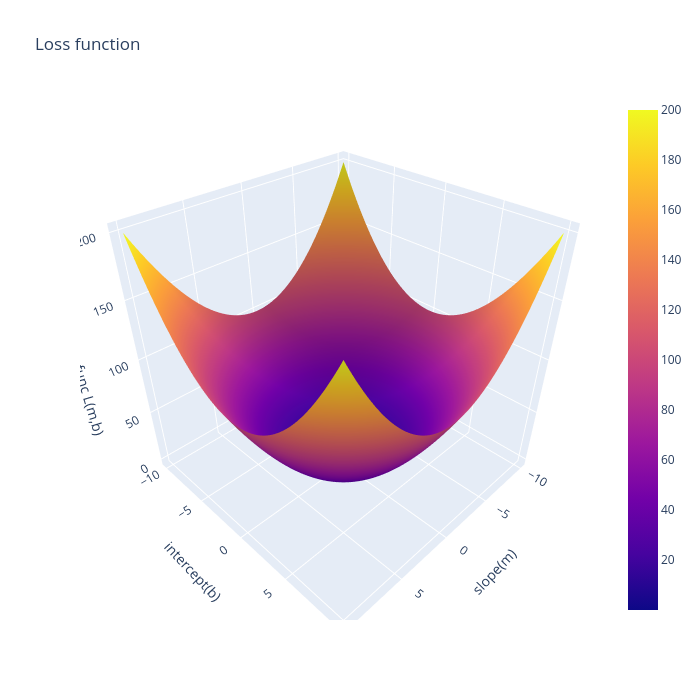

Notebook cell for this chart:
### Code cell
x = np.linspace(-10,10,100)
y = np.linspace(-10,10,100)
xx ,yy = np.meshgrid(x,y)
z = xx**2 + yy**2 

trace = go.Surface(x=x,y=y,z=z)
data = [trace]
layout = go.Layout(title='Loss function' ,width=700,height=700, 
                scene=dict(
                    xaxis_title = 'slope(m)',
                    yaxis_title = 'intercept(b)',
                    zaxis_title = 'Loss func L(m,b)',
                ))

fig = go.Figure(data,layout)
fig.show()
